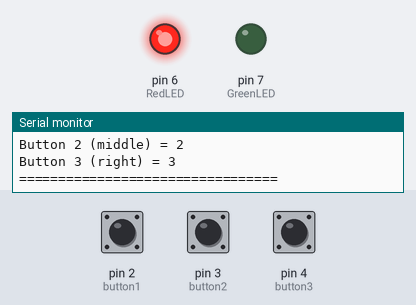
The sketch below on a simulated Arduino Uno, built with avr-gcc and run on an emulated ATmega328P. Parts: output pins drawn as LEDs (lit = HIGH), the last lines printed to the serial monitor. Dashed ring = blinking. Inputs (shaded band) come from the test bench; at power-on: pin 2 (button1) HIGH, pin 3 (button2) HIGH, pin 4 (button3) HIGH.

Above: at 1.3 s.
1.4 s: pin 2 (button1) pulled LOW for 0.15 s
3.0 s: pin 2 (button1) pulsed LOW 2 times (0.12 s each, 0.3 s apart)
At 3.62 s:
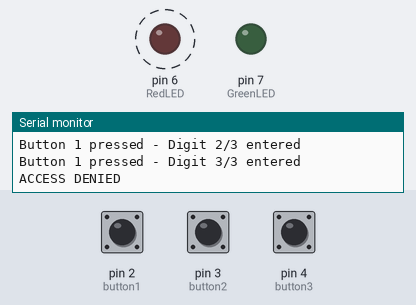
Timing chart, 0 to 6.5 s (numbered marks = the images above; inputs shaded):
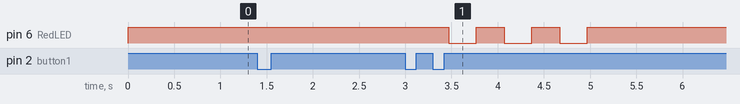

The sketch:

Safe.ino
```cpp
// This is a const so the values doesn't change
const int button1 = 2;
const int button2 = 3;
const int button3 = 4;
const int RedLED = 6;
const int GreenLED = 7;

// This is a int so the values does change
int PassCode[] = {3, 1, 1}; // this is the code to open the safe
int EnteredCode[3];        // this is the value of the code
int Position = 0;

// Variables to track button states false/true
bool button1Pressed = false;
bool button2Pressed = false;
bool button3Pressed = false;

// This is the setup part
void setup() {
  pinMode(button1, INPUT_PULLUP);
  pinMode(button2, INPUT_PULLUP);
  pinMode(button3, INPUT_PULLUP);
  pinMode(RedLED, OUTPUT);
  pinMode(GreenLED, OUTPUT);

  digitalWrite(RedLED, HIGH);
  digitalWrite(GreenLED, LOW);

  // Serial monitor settings
  Serial.begin(9600);
  Serial.println("=================================");
  Serial.println("Security System Is Turned on!");
  Serial.println("Enter 3-digit code: X-X-X");
  Serial.println("Button 1 (left) = 1");
  Serial.println("Button 2 (middle) = 2");
  Serial.println("Button 3 (right) = 3");
  Serial.println("=================================");
}

// This is a loop for the codes
void loop() {

  // Button 1 (L)
  if (digitalRead(button1) == LOW && !button1Pressed) {
    button1Pressed = true;
  }
  if (digitalRead(button1) == HIGH && button1Pressed) {
    EnteredCode[Position] = 1;
    Serial.print("Button 1 pressed - Digit ");
    Serial.print(Position + 1);
    Serial.println("/3 entered");
    Position++;
    button1Pressed = false;
    delay(50);
  }

  // Button 2 (M)
  if (digitalRead(button2) == LOW && !button2Pressed) {
    button2Pressed = true;
  }
  if (digitalRead(button2) == HIGH && button2Pressed) {
    EnteredCode[Position] = 2;
    Serial.print("Button 2 pressed - Digit ");
    Serial.print(Position + 1);
    Serial.println("/3 entered");
    Position++;
    button2Pressed = false;
    delay(50);
  }

  // Button 3 (R)
  if (digitalRead(button3) == LOW && !button3Pressed) {
    button3Pressed = true;
  }
  if (digitalRead(button3) == HIGH && button3Pressed) {
    EnteredCode[Position] = 3;
    Serial.print("Button 3 pressed - Digit ");
    Serial.print(Position + 1);
    Serial.println("/3 entered");
    Position++;
    button3Pressed = false;
    delay(50);
  }

  // Check code after 3 digits
  if (Position >= 3) {
    bool correct = true;

    for (int i = 0; i < 3; i++) {
      if (EnteredCode[i] != PassCode[i]) {
        correct = false;
      }
    }

    if (correct) {
      Serial.println("ACCESS GRANTED");
      digitalWrite(RedLED, LOW);
      digitalWrite(GreenLED, HIGH);
      delay(3000);
      digitalWrite(GreenLED, LOW);
      digitalWrite(RedLED, HIGH);
    } else {
      Serial.println("ACCESS DENIED");
      for (int i = 0; i < 3; i++) {
        digitalWrite(RedLED, LOW);
        delay(300);
        digitalWrite(RedLED, HIGH);
        delay(300);
      }
    }

    // Reset
    Position = 0;
    Serial.println("=================================");
  }
}
```

Measured:
- after the input at 3.0 s, pin 6 (RedLED): alternates HIGH for 0.30 s and LOW for 0.30 s, 6 changes in all, then stays HIGH, starting after 0.47 s
